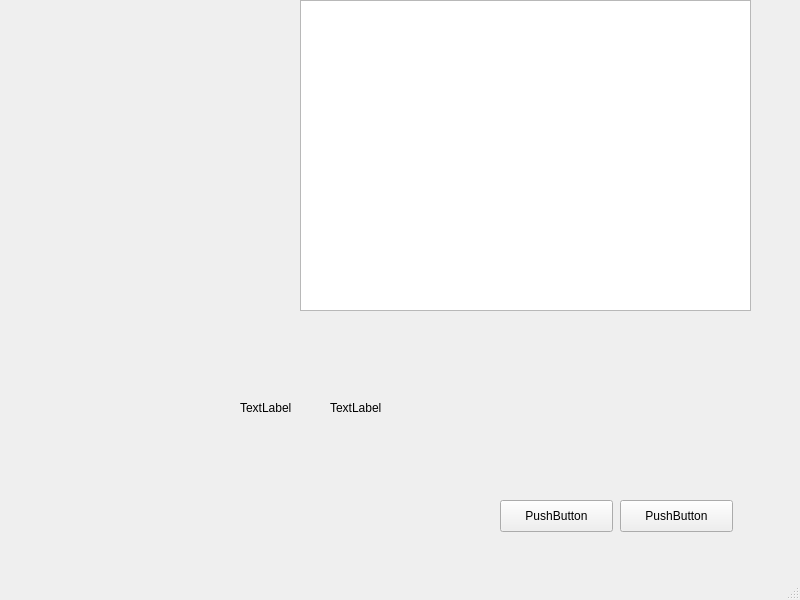
<?xml version="1.0" encoding="UTF-8"?>
<ui version="4.0">
 <class>MainWindow</class>
 <widget class="QMainWindow" name="MainWindow">
  <property name="geometry">
   <rect>
    <x>0</x>
    <y>0</y>
    <width>800</width>
    <height>600</height>
   </rect>
  </property>
  <property name="windowTitle">
   <string>MainWindow</string>
  </property>
  <widget class="QWidget" name="centralwidget">
   <widget class="QLabel" name="label">
    <property name="geometry">
     <rect>
      <x>240</x>
      <y>400</y>
      <width>60</width>
      <height>16</height>
     </rect>
    </property>
    <property name="text">
     <string>TextLabel</string>
    </property>
   </widget>
   <widget class="QLabel" name="label_2">
    <property name="geometry">
     <rect>
      <x>330</x>
      <y>400</y>
      <width>60</width>
      <height>16</height>
     </rect>
    </property>
    <property name="text">
     <string>TextLabel</string>
    </property>
   </widget>
   <widget class="QPushButton" name="pushButton">
    <property name="geometry">
     <rect>
      <x>500</x>
      <y>500</y>
      <width>113</width>
      <height>32</height>
     </rect>
    </property>
    <property name="text">
     <string>PushButton</string>
    </property>
   </widget>
   <widget class="QPushButton" name="pushButton_2">
    <property name="geometry">
     <rect>
      <x>620</x>
      <y>500</y>
      <width>113</width>
      <height>32</height>
     </rect>
    </property>
    <property name="text">
     <string>PushButton</string>
    </property>
   </widget>
   <widget class="QLabel" name="label_3">
    <property name="geometry">
     <rect>
      <x>0</x>
      <y>160</y>
      <width>741</width>
      <height>431</height>
     </rect>
    </property>
    <property name="text">
     <string/>
    </property>
   </widget>
   <widget class="QGraphicsView" name="graphicsView">
    <property name="geometry">
     <rect>
      <x>300</x>
      <y>0</y>
      <width>451</width>
      <height>311</height>
     </rect>
    </property>
   </widget>
  </widget>
  <widget class="QMenuBar" name="menubar">
   <property name="geometry">
    <rect>
     <x>0</x>
     <y>0</y>
     <width>800</width>
     <height>22</height>
    </rect>
   </property>
  </widget>
  <widget class="QStatusBar" name="statusbar"/>
 </widget>
 <resources/>
 <connections/>
</ui>
